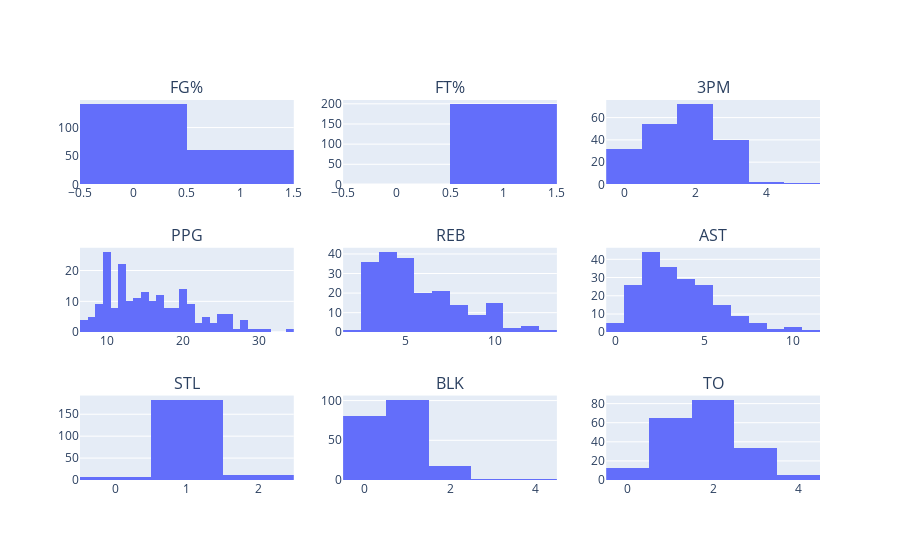

The notebook cell saved with this chart:
### Code cell
cols = ['FG%','FT%', '3PM', 'PPG', 'REB', 'AST', 'STL', 'BLK', 'TO']
fig = make_subplots(rows=3, cols=3, subplot_titles=cols)

for i in range(len(cols)):
    fig.add_trace(
    px.histogram(df, cols[i])['data'][0],
    row = (i // 3) + 1, col = (i % 3) + 1
)

fig.update_layout(showlegend=False);
fig.show()

### Figure 1 — Plotly figure (JSON) as saved in the notebook; plotly's stock layout.template omitted (floating-point values rounded to 4 significant figures; data arrays with more than 128 entries replaced by an {"elided": "..."} marker saying what was removed)
{"data": [{"alignmentgroup": "True", "bingroup": "x", "hovertemplate": "FG%=%{x}<br>count=%{y}<extra></extra>", "legendgroup": "", "marker": {"color": "#636efa", "pattern": {"shape": ""}}, "name": "", "offsetgroup": "", "orientation": "v", "showlegend": false, "type": "histogram", "x": {"elided": "201 float values"}, "xaxis": "x", "yaxis": "y"}, {"alignmentgroup": "True", "bingroup": "x", "hovertemplate": "FT%=%{x}<br>count=%{y}<extra></extra>", "legendgroup": "", "marker": {"color": "#636efa", "pattern": {"shape": ""}}, "name": "", "offsetgroup": "", "orientation": "v", "showlegend": false, "type": "histogram", "x": {"elided": "201 float values"}, "xaxis": "x2", "yaxis": "y2"}, {"alignmentgroup": "True", "bingroup": "x", "hovertemplate": "3PM=%{x}<br>count=%{y}<extra></extra>", "legendgroup": "", "marker": {"color": "#636efa", "pattern": {"shape": ""}}, "name": "", "offsetgroup": "", "orientation": "v", "showlegend": false, "type": "histogram", "x": {"elided": "201 float values"}, "xaxis": "x3", "yaxis": "y3"}, {"alignmentgroup": "True", "bingroup": "x", "hovertemplate": "PPG=%{x}<br>count=%{y}<extra></extra>", "legendgroup": "", "marker": {"color": "#636efa", "pattern": {"shape": ""}}, "name": "", "offsetgroup": "", "orientation": "v", "showlegend": false, "type": "histogram", "x": {"elided": "201 float values"}, "xaxis": "x4", "yaxis": "y4"}, {"alignmentgroup": "True", "bingroup": "x", "hovertemplate": "REB=%{x}<br>count=%{y}<extra></extra>", "legendgroup": "", "marker": {"color": "#636efa", "pattern": {"shape": ""}}, "name": "", "offsetgroup": "", "orientation": "v", "showlegend": false, "type": "histogram", "x": {"elided": "201 float values"}, "xaxis": "x5", "yaxis": "y5"}, {"alignmentgroup": "True", "bingroup": "x", "hovertemplate": "AST=%{x}<br>count=%{y}<extra></extra>", "legendgroup": "", "marker": {"color": "#636efa", "pattern": {"shape": ""}}, "name": "", "offsetgroup": "", "orientation": "v", "showlegend": false, "type": "histogram", "x": {"elided": "201 float values"}, "xaxis": "x6", "yaxis": "y6"}, {"alignmentgroup": "True", "bingroup": "x", "hovertemplate": "STL=%{x}<br>count=%{y}<extra></extra>", "legendgroup": "", "marker": {"color": "#636efa", "pattern": {"shape": ""}}, "name": "", "offsetgroup": "", "orientation": "v", "showlegend": false, "type": "histogram", "x": {"elided": "201 float values"}, "xaxis": "x7", "yaxis": "y7"}, {"alignmentgroup": "True", "bingroup": "x", "hovertemplate": "BLK=%{x}<br>count=%{y}<extra></extra>", "legendgroup": "", "marker": {"color": "#636efa", "pattern": {"shape": ""}}, "name": "", "offsetgroup": "", "orientation": "v", "showlegend": false, "type": "histogram", "x": {"elided": "201 float values"}, "xaxis": "x8", "yaxis": "y8"}, {"alignmentgroup": "True", "bingroup": "x", "hovertemplate": "TO=%{x}<br>count=%{y}<extra></extra>", "legendgroup": "", "marker": {"color": "#636efa", "pattern": {"shape": ""}}, "name": "", "offsetgroup": "", "orientation": "v", "showlegend": false, "type": "histogram", "x": {"elided": "201 float values"}, "xaxis": "x9", "yaxis": "y9"}], "layout": {"annotations": [{"font": {"size": 16}, "showarrow": false, "text": "FG%", "x": 0.1444, "xanchor": "center", "xref": "paper", "y": 1, "yanchor": "bottom", "yref": "paper"}, {"font": {"size": 16}, "showarrow": false, "text": "FT%", "x": 0.5, "xanchor": "center", "xref": "paper", "y": 1, "yanchor": "bottom", "yref": "paper"}, {"font": {"size": 16}, "showarrow": false, "text": "3PM", "x": 0.8556, "xanchor": "center", "xref": "paper", "y": 1, "yanchor": "bottom", "yref": "paper"}, {"font": {"size": 16}, "showarrow": false, "text": "PPG", "x": 0.1444, "xanchor": "center", "xref": "paper", "y": 0.6111, "yanchor": "bottom", "yref": "paper"}, {"font": {"size": 16}, "showarrow": false, "text": "REB", "x": 0.5, "xanchor": "center", "xref": "paper", "y": 0.6111, "yanchor": "bottom", "yref": "paper"}, {"font": {"size": 16}, "showarrow": false, "text": "AST", "x": 0.8556, "xanchor": "center", "xref": "paper", "y": 0.6111, "yanchor": "bottom", "yref": "paper"}, {"font": {"size": 16}, "showarrow": false, "text": "STL", "x": 0.1444, "xanchor": "center", "xref": "paper", "y": 0.2222, "yanchor": "bottom", "yref": "paper"}, {"font": {"size": 16}, "showarrow": false, "text": "BLK", "x": 0.5, "xanchor": "center", "xref": "paper", "y": 0.2222, "yanchor": "bottom", "yref": "paper"}, {"font": {"size": 16}, "showarrow": false, "text": "TO", "x": 0.8556, "xanchor": "center", "xref": "paper", "y": 0.2222, "yanchor": "bottom", "yref": "paper"}], "showlegend": false, "xaxis": {"anchor": "y", "domain": [0, 0.2889]}, "xaxis2": {"anchor": "y2", "domain": [0.3556, 0.6444]}, "xaxis3": {"anchor": "y3", "domain": [0.7111, 1]}, "xaxis4": {"anchor": "y4", "domain": [0, 0.2889]}, "xaxis5": {"anchor": "y5", "domain": [0.3556, 0.6444]}, "xaxis6": {"anchor": "y6", "domain": [0.7111, 1]}, "xaxis7": {"anchor": "y7", "domain": [0, 0.2889]}, "xaxis8": {"anchor": "y8", "domain": [0.3556, 0.6444]}, "xaxis9": {"anchor": "y9", "domain": [0.7111, 1]}, "yaxis": {"anchor": "x", "domain": [0.7778, 1]}, "yaxis2": {"anchor": "x2", "domain": [0.7778, 1]}, "yaxis3": {"anchor": "x3", "domain": [0.7778, 1]}, "yaxis4": {"anchor": "x4", "domain": [0.3889, 0.6111]}, "yaxis5": {"anchor": "x5", "domain": [0.3889, 0.6111]}, "yaxis6": {"anchor": "x6", "domain": [0.3889, 0.6111]}, "yaxis7": {"anchor": "x7", "domain": [0, 0.2222]}, "yaxis8": {"anchor": "x8", "domain": [0, 0.2222]}, "yaxis9": {"anchor": "x9", "domain": [0, 0.2222]}}}
